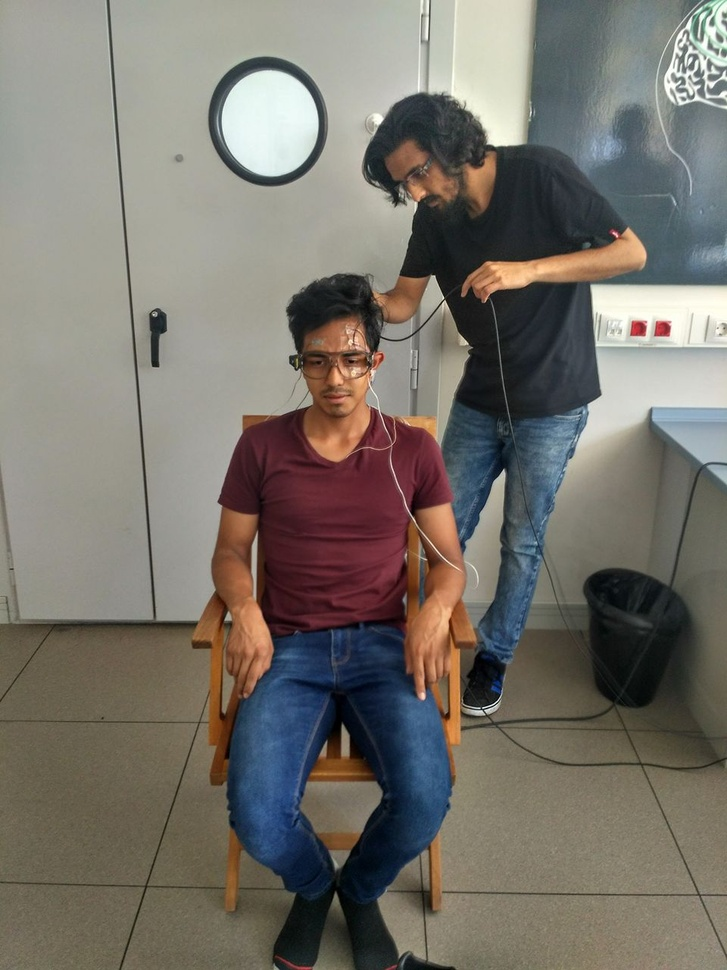
#> input picture Chapter6/img/me.jpg, 727 x 970 px, shrunk from 960 x 1280 before the run
$ jupyter execute image_me.ipynb   (older library calls are emulated)
#> lines starting #> are read from the running program, lines starting #| are printed output that depends on the picture
[cell 1]
import numpy as np
import matplotlib.pyplot as plt
from sklearn.cluster import KMeans
from sklearn.utils import shuffle
import mahotas as mh

[cell 2]
orig = np.array(mh.imread('img/me.jpg'), dtype=np.float64) / 255
w, h, d = orig.shape
#> w = 970; h = 727; d = 3
flat = np.reshape(orig, (w * h, d))

[cell 3]
orig.shape
#> Out = (970, 727, 3)

[cell 4]
samp = shuffle(flat, random_state=0)[:1000]
#> samp = 1000 rows, first 8: [0.0627, 0.0824, 0.0667], [0.557, 0.627, 0.675], [0.243, 0.102, 0.0471], [0.42, 0.388, 0.314], [0.404, 0.376, 0.306], [0.0588, 0.0745, 0.0784], [0.396, 0.369, 0.298], [0.231, 0.224, 0.173]
estim = KMeans(n_clusters=128, random_state=0)
estim.fit(samp)

[cell 5]
ass = estim.predict(flat)

[cell 6]
palt = estim.cluster_centers_
new = np.zeros((w, h, d))
idx = 0
for i in range(w):
    for j in range(h):
        new[i][j] = palt[ass[idx]]
        idx += 1
#> after the loop, idx = 705190

[cell 7]
plt.subplot(121)
plt.title('Original')
plt.imshow(orig)
plt.axis('off')
plt.subplot(122)
plt.title('Compressed')
plt.imshow(new)
plt.axis('off')
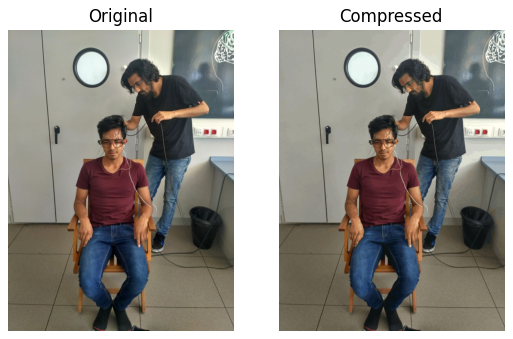
#> figure drawn by matplotlib, 2 panels


$ run again, with Chapter6/img/tree.jpg copied over Chapter6/img/me.jpg
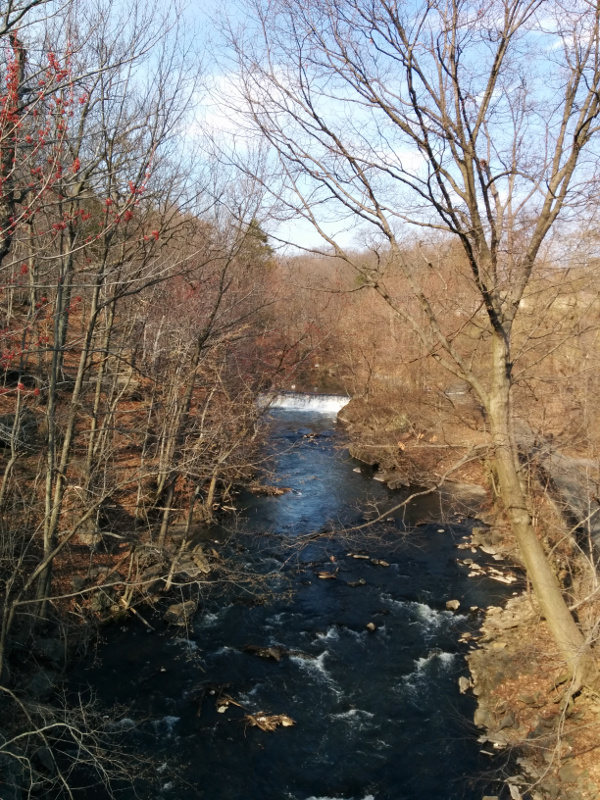
#> input picture Chapter6/img/tree.jpg, 600 x 800 px
#> samp = 1000 rows, first 8: [0.502, 0.412, 0.286], [0.725, 0.769, 0.839], [0.0431, 0.0941, 0.118], [0.741, 0.725, 0.682], [0.412, 0.294, 0.145], [0.302, 0.243, 0.153], [0.702, 0.557, 0.443], [0.345, 0.271, 0.216]
#> after the loop `for i in range(w):`: idx = 480000
#> `[cell 7] plt.subplot(121) plt.title('Original') plt.imshow(orig) plt.a..`:
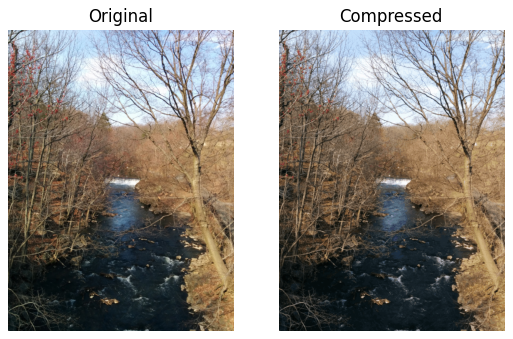
#> figure drawn by matplotlib, 2 panels
